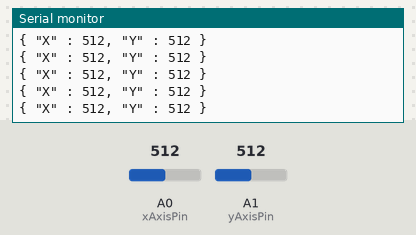
This sketch was run on a simulated Arduino Uno, built with avr-gcc and run on an emulated ATmega328P. Parts: the last lines printed to the serial monitor. The test bench sets the inputs (shaded band); at power-on: A0 (xAxisPin) = 512, A1 (yAxisPin) = 512.

Above: at 1.2 s.
1.3 s: A0 (xAxisPin) set to 716
At 1.31 s:
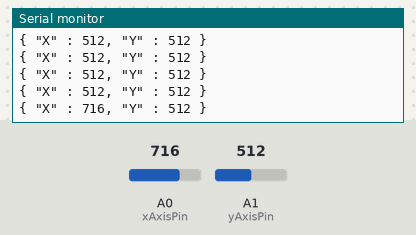
2.8 s: A1 (yAxisPin) set to 716
At 2.82 s:
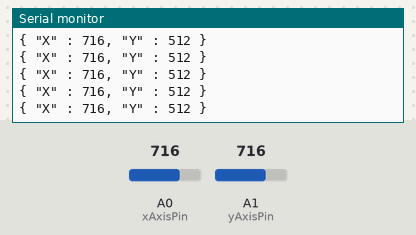
4.3 s: A0 (xAxisPin) set to 900
At 4.34 s:
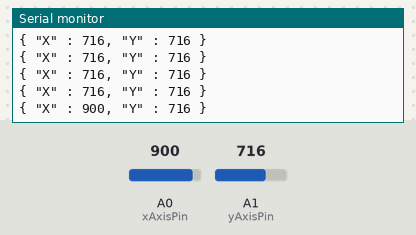
5.8 s: A1 (yAxisPin) set to 900
At 5.85 s:
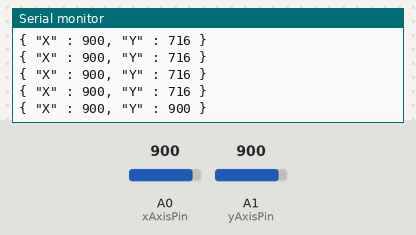
Timing chart, 0 to 8.3 s (numbered marks = the images above; inputs shaded):
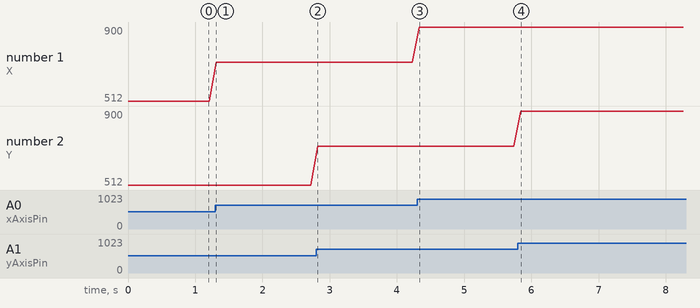

The sketch:

arduinoBluetooth.ino
```cpp
/*
Questo codice consente all' arduino di leggere i dati x e y di un joystick e di inviarli tramite bluetooth.
Il codice utilizza la libreria SoftwareSerial per la comunicazione seriale con il modulo bluetooth HC-05.
Il modulo bluetooth è collegato ai pin 8 e 9 dell' arduino.
Il joystick è collegato ai pin analogici 0 e 1 dell' arduino.
Il codice legge i valori x e y del joystick e li invia tramite bluetooth in formato JSON.
Il formato JSON è il seguente:
{ "X" : x, "Y" : y }
*/
#include <SoftwareSerial.h>

typedef struct {
  int x;
  int y;
} Joystick;

SoftwareSerial BTserial(8, 9); // RX, TX
int xAxisPin = 0; // X pin Joystick
int yAxisPin = 1; // Y pin Joystick

void setup() {
    Serial.begin(9600); //inizializzo comunicazione seriale
    BTserial.begin(38400); //inizializzo comunicazione bluetooth
}

void loop() {
  Joystick joystick;
  joystick.x = analogRead(xAxisPin); // read x
  joystick.y = analogRead(yAxisPin); // read y
  Serial.print("{ \"X\" : "); // print
  Serial.print(joystick.x);
  Serial.print(", \"Y\" : ");
  Serial.print(joystick.y);
  Serial.println(" }");
  delay(100);
}
```

Measured:
- after the input at 1.3 s, the serial monitor: prints a new line at once (image 1)
- after the input at 4.3 s, the serial monitor: prints a new line at once (image 3)
- after the input at 5.8 s, the serial monitor: prints a new line at once (image 4)
- plotted number 1: 512 → 716 after the input at 1.3 s, 716 → 900 after the input at 4.3 s
